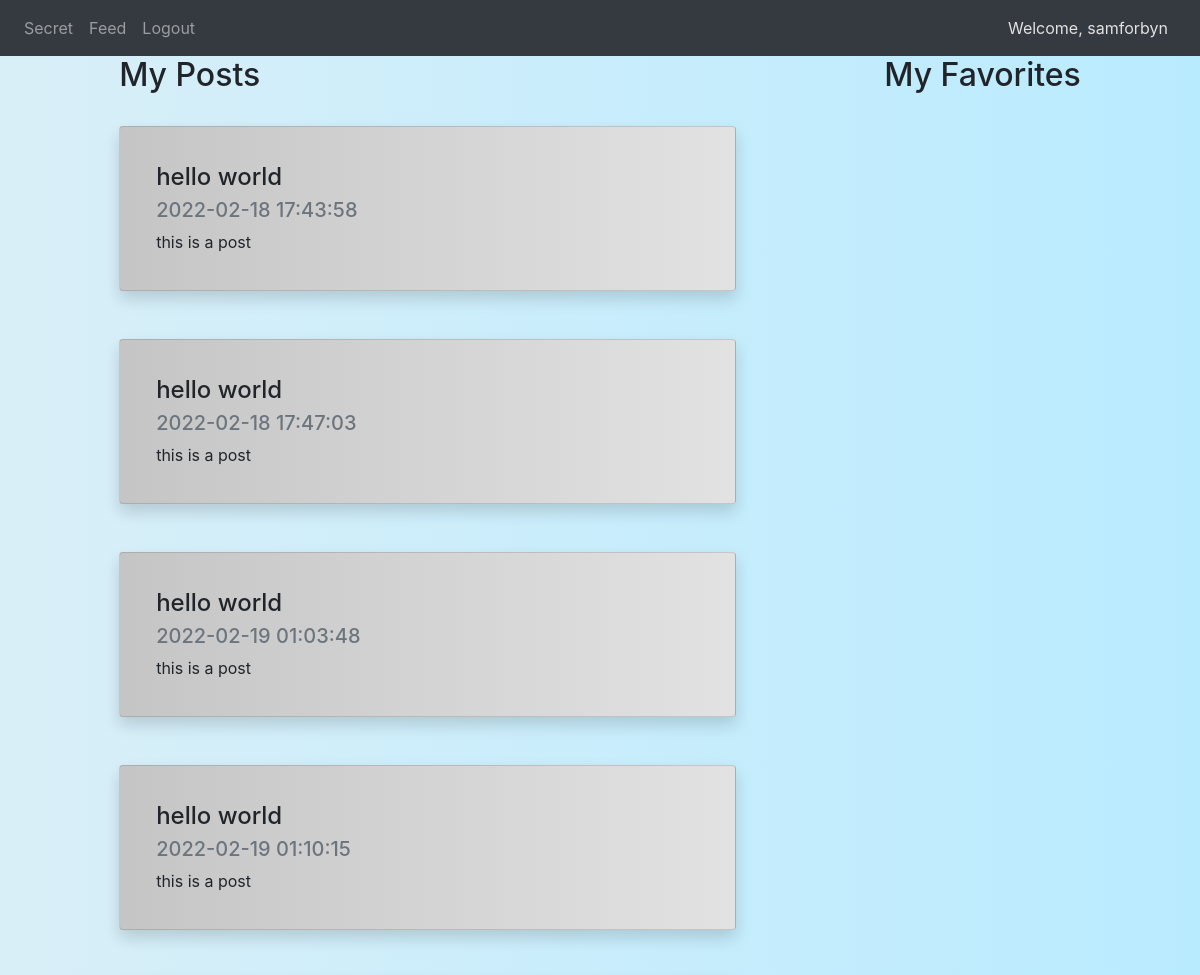
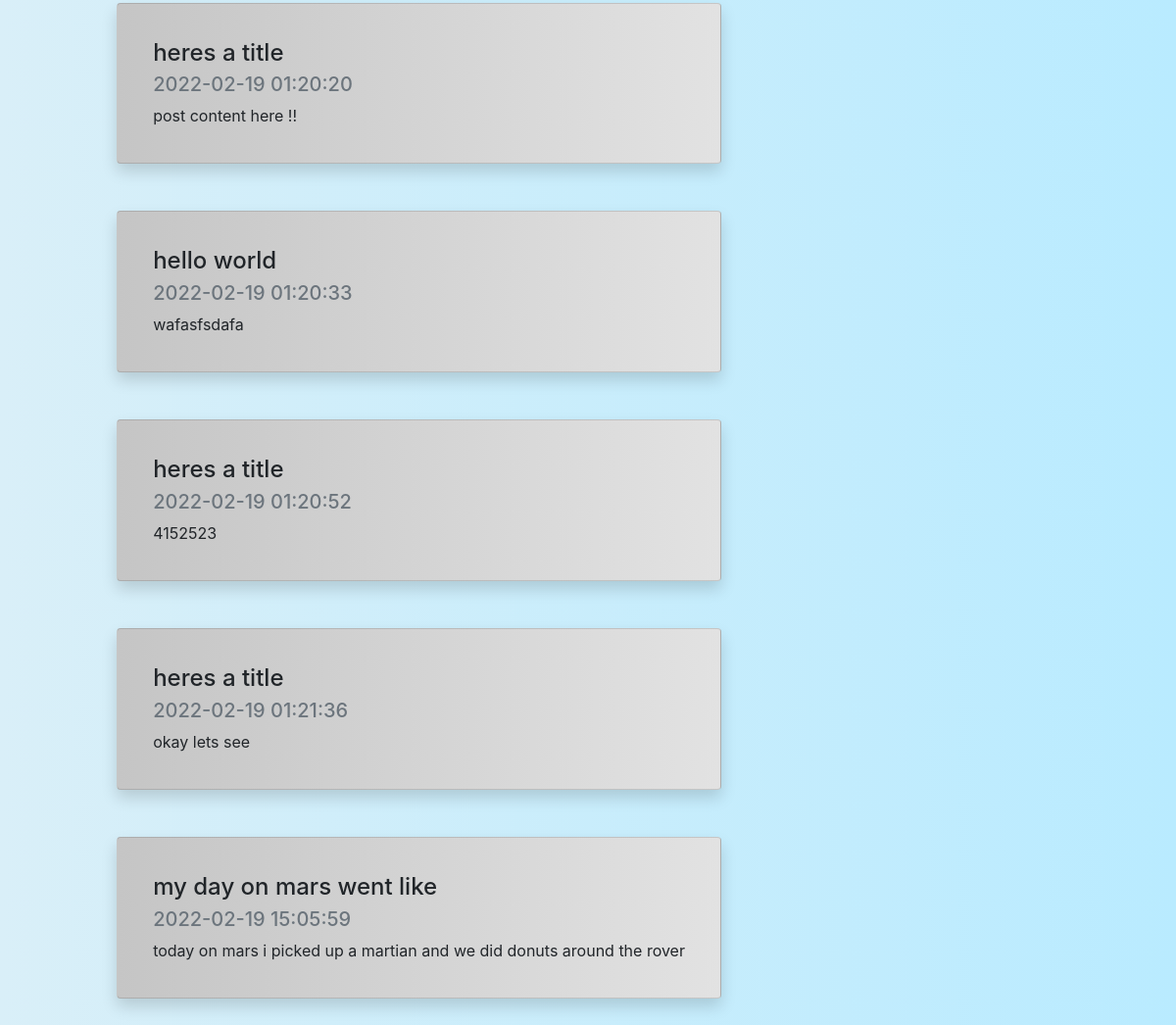
Page /profile (signed in) on the earlier database version (2 pictures, top to bottom).
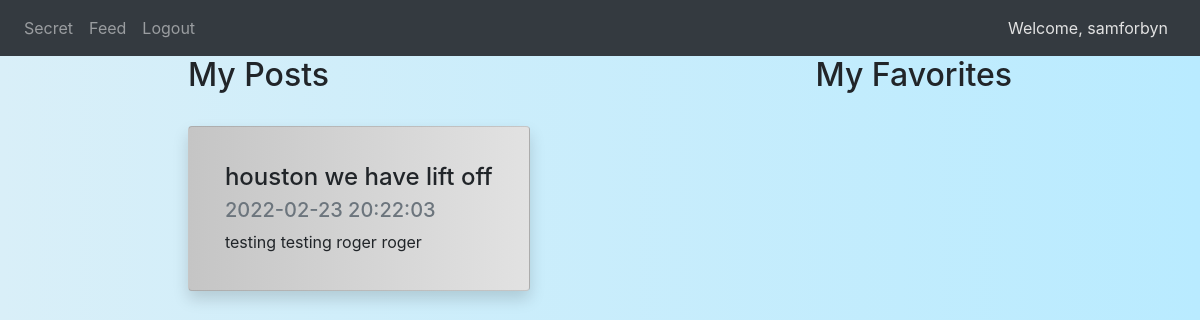
Same page on the later database version.
### website/models.py (models this page shows, shortened)
class Posts(db.Model):
    post_id = db.Column(db.Integer, primary_key=True, autoincrement=True)
    post_title = db.Column(db.String(175))
    post_content = db.Column(db.String(10000))
    post_image = db.Column(db.String(512))
    post_date = db.Column(db.DateTime(timezone=True), server_default = func.now())
    post_author = db.Column(db.Integer, db.ForeignKey('users.user_id'))

### website/auth.py (the view)
@auth.route('/profile', methods=['GET', 'POST'])
def profile():
    user = Users.query.filter_by(username=current_user.username).first()
    users_posts = Posts.query.filter_by(post_author=user.user_id).all()
    users_favorites = Favorites.query.filter_by(user_id=user.user_id).all()
    favorite_ids = [x.post_id for x in users_favorites]
    print(favorite_ids)
    fav_posts = Posts.query.filter(Posts.post_id.in_(favorite_ids)).all()
    print(fav_posts)
    return render_template('profile.html', user= current_user, posts=users_posts, favorites=fav_posts)

### website/__init__.py (called while the page is built)
def create_app():
    app = Flask(__name__)
    app.config['SECRET_KEY'] = SECRET_KEY
    app.config['SQLALCHEMY_DATABASE_URI'] = f'sqlite:///{DB_NAME}'
    app.config['SQLALCHEMY_TRACK_MODIFICATIONS'] = False
    db.init_app(app)
    from .views import views
    from .auth import auth
    app.register_blueprint(views, url_prefix='/')
    app.register_blueprint(auth, url_prefix='/')
    QRcode(app)
    from .models import Users, Posts, Favorites
    create_database(app)
    login_manager = LoginManager()
    login_manager.login_view = 'auth.login'
    login_manager.init_app(app)
    @login_manager.user_loader
    def load_user(id):
        return Users.query.get(int(id))
    return app

### website/templates/profile.html (shortened to what this page needs)
{% extends 'base.html' %}
{% block style %}
    <link rel="stylesheet" href="static/profile_css.css">
{% endblock %}
{% block body%}
<div class="d-flex flex-row justify-content-around">
    <div>
        <h2 class="mb-4">My Posts</h2>
        {% for post in posts %}
        <div align="left">
            <div class="card shadow p-3 mb-5 bg-white rounded postBG">
                <div class="card-body" align="left">
                    <h4 class="card-title">{{ post.post_title }}</h4>
                    <h5 class="card-subtitle mb-2 text-muted">{{ post.post_date }}</h5>
                    <p class="card-text">{{ post.post_content }}</p>
                </div>
            </div>
        </div>
        {% endfor %}
    </div>
    <div>
        <h2 class="mb-4">My Favorites</h2>
    </div>
</div>
{%endblock%}

Differences in the rows shown:
removed Posts: post_title "hello world", post_date "2022-02-18 17:43:58", post_content "this is a post"
removed Posts: post_title "hello world", post_date "2022-02-18 17:47:03", post_content "this is a post"
removed Posts: post_title "hello world", post_date "2022-02-19 01:03:48", post_content "this is a post"
removed Posts: post_title "hello world", post_date "2022-02-19 01:10:15", post_content "this is a post"
removed Posts: post_title "heres a title", post_date "2022-02-19 01:20:20", post_content "post content here !!"
removed Posts: post_title "hello world", post_date "2022-02-19 01:20:33", post_content "wafasfsdafa"
removed Posts: post_title "heres a title", post_date "2022-02-19 01:20:52", post_content "4152523"
removed Posts: post_title "heres a title", post_date "2022-02-19 01:21:36", post_content "okay lets see"
removed Posts: post_title "my day on mars went like", post_date "2022-02-19 15:05:59", post_content "today on mars i picked up a martian and we did donuts around the rover"
added Posts: post_title "houston we have lift off", post_date "2022-02-23 20:22:03", post_content "testing testing roger roger"
